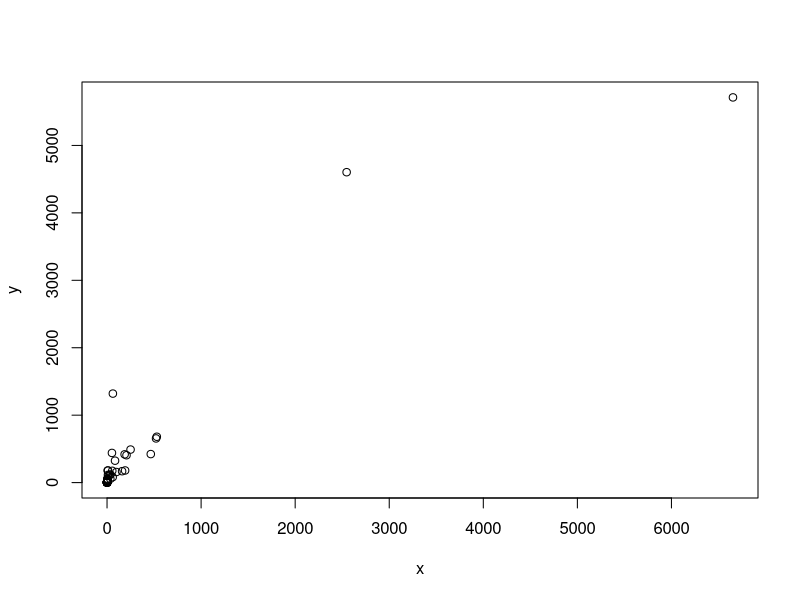
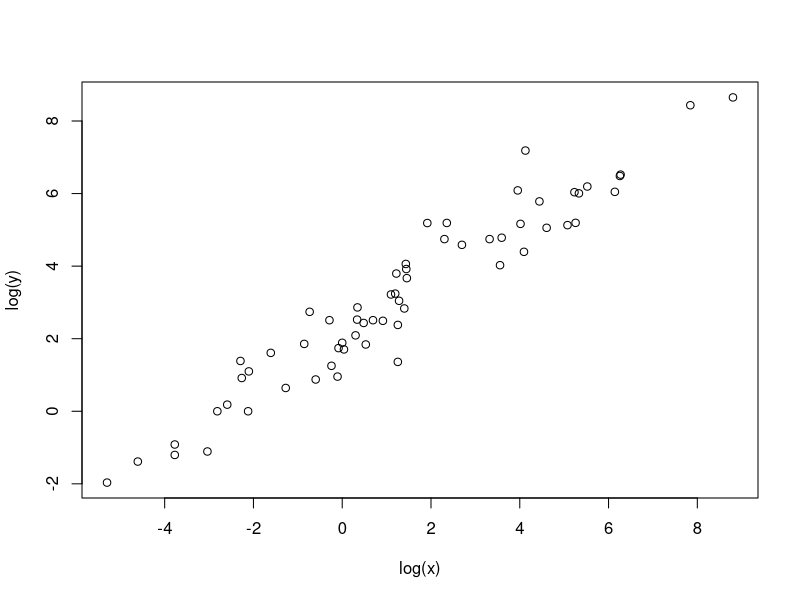
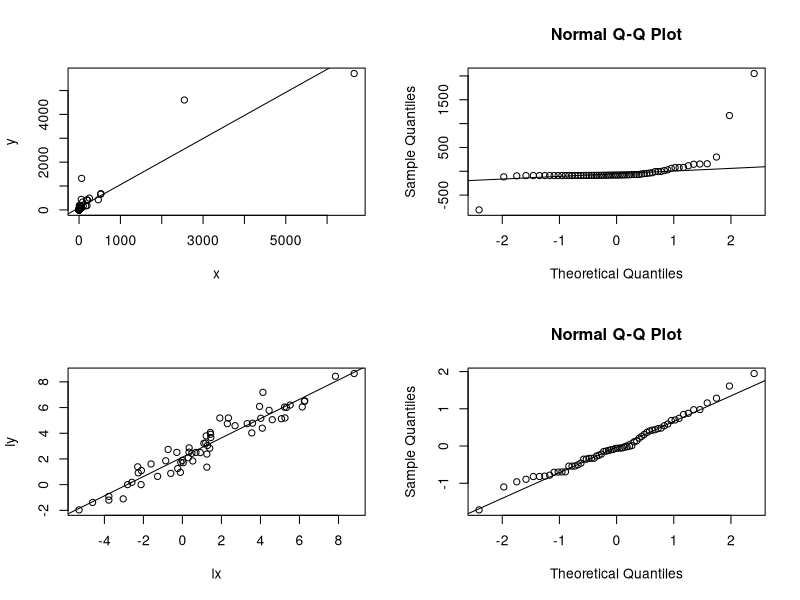
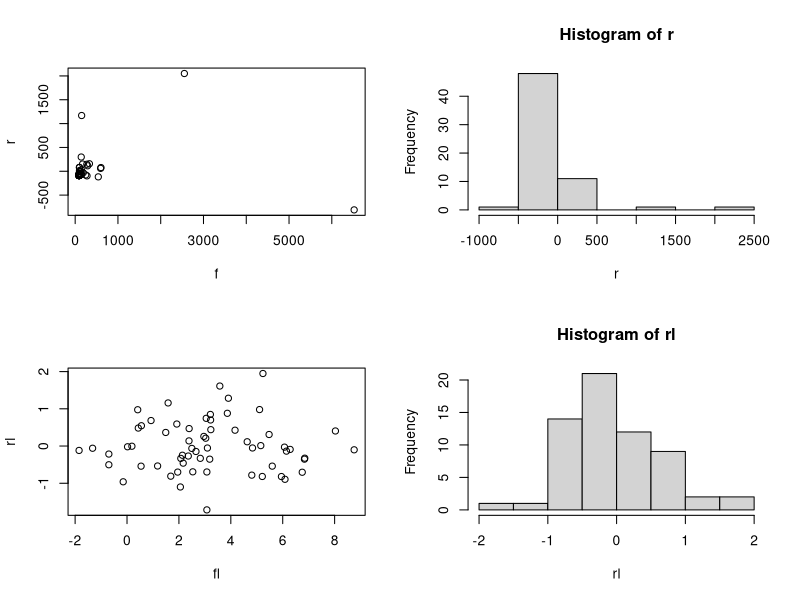
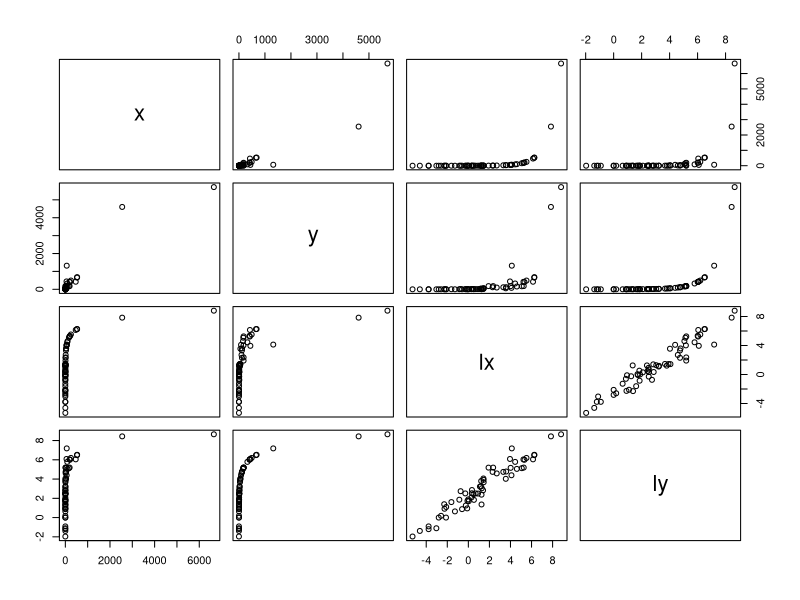

R code for these plots, in order:

# Plotting & Regression Facilities
library(MASS)
data(mammals)
attach(mammals)

species <- row.names(mammals)
x <- body ; y <- brain

plot(x,y)
# identify(x,y,species)

plot(log(x), log(y))
# identify(log(x), log(y), species)

species.lm <- lm(y~x) # Linear regression, y on x
summary(species.lm)

par(mfrow=c(2,2))
plot(x,y) ; abline(species.lm)
r <- species.lm$residuals
f <- species.lm$fitted.values
qqnorm(r) ; qqline(r)

lx <- log(x) ; ly <- log(y)
species.llm <- lm(ly~lx)
summary(species.llm)

plot(lx,ly) ; abline(species.llm)
rl <- species.llm$residuals
fl <- species.llm$fitted.values
qqnorm(rl) ; qqline(rl)

plot(f,r) ; hist(r)
plot(fl,rl) ; hist(rl)

mam.mat <- cbind(x,y,lx,ly)
cor(mam.mat)
round(cor(mam.mat),3)
par(mfrow=c(1,1))
pairs(mam.mat)

# Learning and examples credited to P.M.E.Altham
